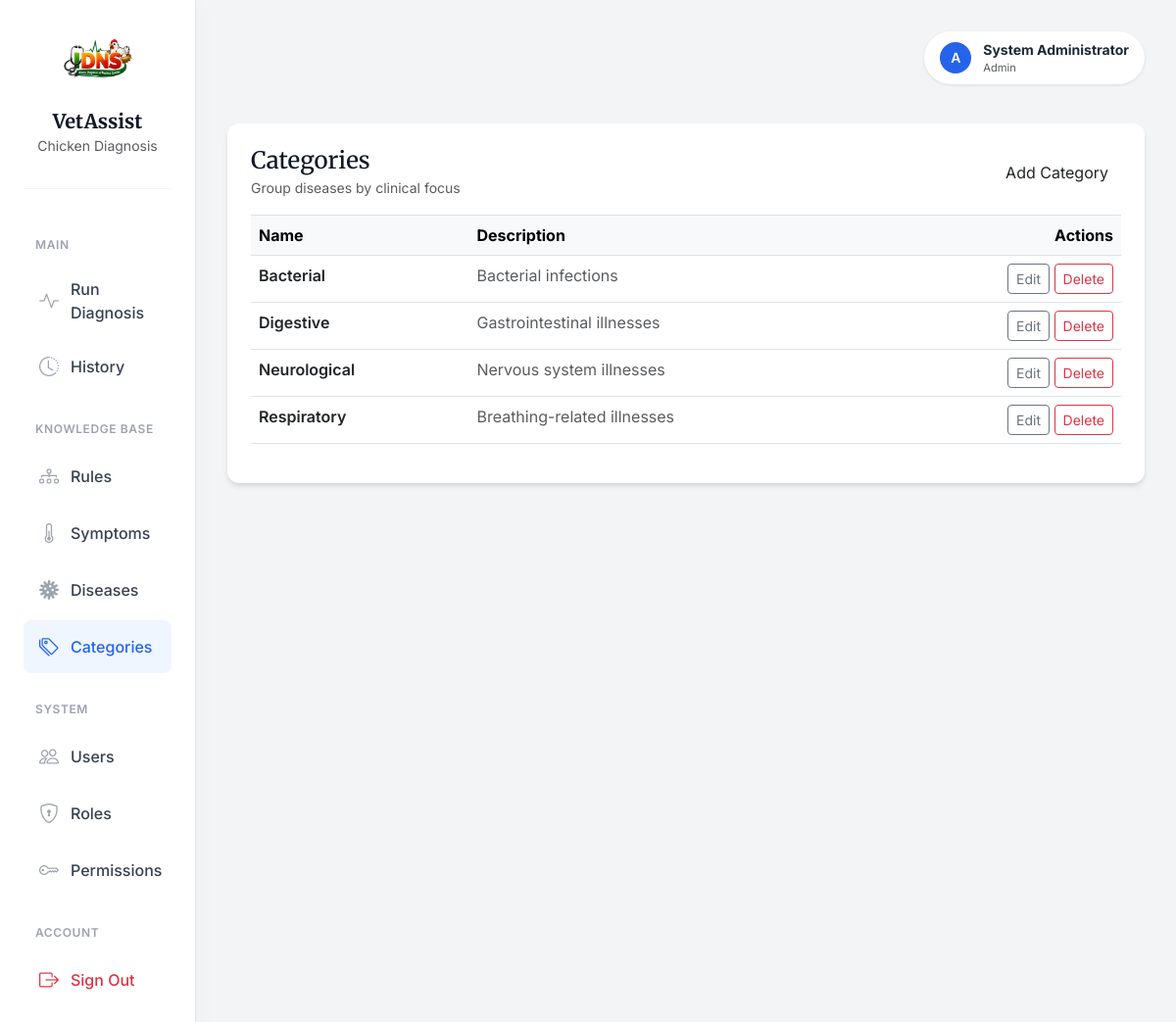
Screenshot of /expert-system/categories (signed in) with the database file from the repository.
### app/models/user.py (models this page shows, shortened)
class UserTable(UserMixin, db.Model):
    __tablename__ = "tbl_users"
    id = db.Column(db.Integer, db.Sequence('seq_users_id'), primary_key=True)
    username = db.Column(db.String(80), unique=True, nullable=False)
    email = db.Column(db.String(120), unique=True, nullable=False)
    full_name = db.Column(db.String(120), nullable=False)
    is_active = db.Column(db.Boolean, default=True, nullable=False)
    password_hash = db.Column(db.String(255), nullable=False)
    created_at = db.Column(db.DateTime, default=datetime.utcnow, nullable=False)
    updated_at = db.Column(db.DateTime, default=datetime.utcnow, onupdate=datetime.utcnow, nullable=False)
    roles = db.relationship("RoleTable", secondary=tbl_user_roles, back_populates="users")
    def has_role(self, role_name: str) -> bool:
        return any(role.name == role_name for role in self.roles)
    def get_permission_codes(self) -> set[str]:
        return {perm.code for role in self.roles for perm in role.permissions}
    def has_permission(self, permission_code: str) -> bool:
        return permission_code in self.get_permission_codes()

### app/models/role.py (models this page shows, shortened)
class RoleTable(db.Model):
    __tablename__= "tbl_roles"
    id = db.Column(db.Integer, db.Sequence('seq_roles_id'), primary_key=True)
    name = db.Column(db.String(80), unique=True, nullable=False)
    description = db.Column(db.String(255))
    created_at = db.Column(db.DateTime, default=datetime.utcnow, nullable=False)
    updated_at = db.Column(db.DateTime, default=datetime.utcnow, onupdate=datetime.utcnow, nullable=False)
    users = db.relationship("UserTable", secondary=tbl_user_roles,back_populates="roles" )
    permissions = db.relationship("PermissionTable", secondary=tbl_role_permissions, back_populates="roles")

### app/models/expert_system.py (models this page shows, shortened)
class Category(db.Model):
    __tablename__ = "tbl_categories"
    id = db.Column(db.Integer, db.Sequence('seq_categories_id'), primary_key=True)
    name = db.Column(db.String(120), unique=True, nullable=False)
    description = db.Column(db.String(255))
    created_at = db.Column(db.DateTime, default=datetime.utcnow, nullable=False)
    diseases = db.relationship("Disease", back_populates="category")

### app/routes/expert_system.py (the view)
@expert_system_bp.route("/categories")
@login_required
@require_permission("manage_categories")
def categories_index():
    categories = CategoryService.get_all()
    return render_template("expert_system/categories/index.html", categories=categories)

### app/services/expert_system_service.py (called while the page is built)
    @staticmethod
    def get_all() -> List[Category]:
        return Category.query.order_by(Category.name.asc()).all()

### app/templates/expert_system/categories/index.html (shortened to what this page needs)
{% extends "layouts/base.html" %}
{% block content %}
<div class="card p-4">
    <div class="d-flex justify-content-between align-items-center mb-3">
        <div>
            <h4 class="mb-0">Categories</h4>
            <small class="text-muted">Group diseases by clinical focus</small>
        </div>
        <a href="{{ url_for('expert_system.categories_create') }}" class="btn btn-brand">Add Category</a>
    </div>
    <div class="table-responsive">
        <table class="table table-hover border-top">
            <thead class="table-light">
                <tr>
                    <th>Name</th>
                    <th>Description</th>
                    <th class="text-end">Actions</th>
                </tr>
            </thead>
            <tbody>
                {% for category in categories %}
                <tr>
                    <td class="fw-semibold">{{ category.name }}</td>
                    <td class="text-muted">{{ category.description }}</td>
                    <td class="text-end">
                        <a href="{{ url_for('expert_system.categories_edit', category_id=category.id) }}" class="btn btn-sm btn-outline-secondary">Edit</a>
                        <a href="{{ url_for('expert_system.categories_delete', category_id=category.id) }}" class="btn btn-sm btn-outline-danger">Delete</a>
                    </td>
                </tr>
                {% endfor %}
            </tbody>
        </table>
    </div>
</div>
{% endblock %}

### app/templates/layouts/base.html (shortened to what this page needs)
<!DOCTYPE html>
<html lang="en">
<head>
    <link href="https://cdn.jsdelivr.net/npm/bootstrap@5.3.0/dist/css/bootstrap.min.css" rel="stylesheet">
    <link rel="stylesheet" href="https://cdn.jsdelivr.net/npm/bootstrap-icons@1.11.3/font/bootstrap-icons.min.css">
</head>
<body>
    <div class="container-fluid">
        <div class="row">
            {% block sidebar %}
            <nav class="col-md-3 col-lg-2 d-md-block sidebar collapse" id="sidebarMenu">
                <div class="brand-section">
                    <img src="{{ url_for('static', filename='images/logo1.png') }}" alt="VetAssist Logo" class="brand-logo">
                    <h5 class="brand-font fw-bold mb-0">VetAssist</h5>
                    <small class="text-muted">Chicken Diagnosis</small>
                </div>
                <div class="position-sticky pt-2">
                    {% if current_user.is_authenticated %}
                        <div class="nav-section-label">Main</div>
                        <ul class="nav flex-column">
                            <li class="nav-item">
                                <a class="nav-link {% if 'expert_system.diagnose' in request.endpoint %}active{% endif %}" href="{{ url_for('expert_system.diagnose') }}">
                                    <i class="bi bi-activity"></i>
                                    Run Diagnosis
                                </a>
                            </li>
                            <li class="nav-item">
                                <a class="nav-link {% if 'expert_system.cases' in request.endpoint %}active{% endif %}" href="{{ url_for('expert_system.cases_index') }}">
                                    <i class="bi bi-clock-history"></i> History
                                </a>
                            </li>
                        </ul>
                        {% if current_user.has_role('Admin') or current_user.has_role('Doctor') %}
                        <div class="nav-section-label">Knowledge Base</div>
                        <ul class="nav flex-column">
                            <li class="nav-item">
                                <a class="nav-link {% if 'expert_system.rules' in request.endpoint %}active{% endif %}" href="{{ url_for('expert_system.rules_index') }}">
                                    <i class="bi bi-diagram-3"></i> Rules
                                </a>
                            </li>
                            <li class="nav-item">
                                <a class="nav-link {% if 'expert_system.symptoms' in request.endpoint %}active{% endif %}" href="{{ url_for('expert_system.symptoms_index') }}">
                                    <i class="bi bi-thermometer-half"></i> Symptoms
                                </a>
                            </li>
                            <li class="nav-item">
                                <a class="nav-link {% if 'expert_system.diseases' in request.endpoint %}active{% endif %}" href="{{ url_for('expert_system.diseases_index') }}">
                                    <i class="bi bi-virus"></i> Diseases
                                </a>
                            </li>
                            <li class="nav-item">
                                <a class="nav-link {% if 'expert_system.categories' in request.endpoint %}active{% endif %}" href="{{ url_for('expert_system.categories_index') }}">
                                    <i class="bi bi-tags"></i> Categories
                                </a>
                            </li>
                        </ul>
                        {% endif %}
                        {% if current_user.has_role('Admin') %}
                        <div class="nav-section-label">System</div>
                        <ul class="nav flex-column">
                            <li class="nav-item">
                                <a class="nav-link {% if 'tbl_users' in request.endpoint %}active{% endif %}" href="{{ url_for('tbl_users.index') }}">
                                    <i class="bi bi-people"></i> Users
                                </a>
                            </li>
                            <li class="nav-item">
                                <a class="nav-link {% if 'tbl_roles' in request.endpoint %}active{% endif %}" href="{{ url_for('tbl_roles.index') }}">
                                    <i class="bi bi-shield-lock"></i> Roles
                                </a>
                            </li>
                            <li class="nav-item">
                                <a class="nav-link {% if 'tbl_permissions' in request.endpoint %}active{% endif %}" href="{{ url_for('tbl_permissions.index') }}">
                                    <i class="bi bi-key"></i> Permissions
                                </a>
                            </li>
                        </ul>
                        {% endif %}
                        <div class="nav-section-label">Account</div>
                        <ul class="nav flex-column mb-4">
                            <li class="nav-item">
                                <a class="nav-link text-danger" href="{{ url_for('auth.logout') }}">
                                    <i class="bi bi-box-arrow-right text-danger"></i> Sign Out
                                </a>
                            </li>
                        </ul>
                    {% endif %}
                </div>
            </nav>
            {% endblock %}
            <main class="{% block main_class %}col-md-9 ms-sm-auto col-lg-10{% endblock %} content-wrapper">
                <div class="page-header">
                    {% if current_user.is_authenticated %}
                    <div class="user-profile">
                        <div class="user-avatar">
                            {{ current_user.username[0] | upper }}
                        </div>
                        <div class="d-none d-sm-block">
                            <div class="fw-bold small">{{ current_user.full_name }}</div>
                            <div class="text-muted" style="font-size: 0.7rem;">{{ current_user.roles[0].name if current_user.roles else 'User' }}</div>
                        </div>
                    </div>
                    {% endif %}
                </div>
                {% block content %}{% endblock %}
            </main>
        </div>
    </div>
</body>
</html>

### app/templates/layouts/base.html (style rules this page uses)
:root { --bg-body: #f3f4f6; --text-main: #1f2937; --text-muted: #6b7280; --primary-color: #2563eb; --primary-hover: #1d4ed8; --sidebar-bg: #ffffff; --sidebar-text: #374151; --sidebar-active-bg: #eff6ff; --sidebar-active-text: #2563eb; --card-shadow: 0 4px 6px -1px rgba(0, 0, 0, 0.1), 0 2px 4px -1px rgba(0, 0, 0, 0.06); --border-radius: 0.75rem; }
body { font-family: 'Inter', sans-serif; background-color: var(--bg-body); color: var(--text-main); -webkit-font-smoothing: antialiased; }
h1, h2, h3, h4, h5, .brand-font { font-family: 'Merriweather', serif; color: #111827; }
.sidebar { background-color: var(--sidebar-bg); border-right: 1px solid #e5e7eb; min-height: 100vh; padding: 1.5rem; box-shadow: 4px 0 24px rgba(0,0,0,0.02); }
.brand-section { padding-bottom: 2rem; margin-bottom: 1rem; border-bottom: 1px solid #f3f4f6; text-align: center; }
.brand-logo { max-width: 100%; height: auto; max-height: 80px; margin-bottom: 0.5rem; }
.nav-section-label { font-size: 0.75rem; font-weight: 600; text-transform: uppercase; letter-spacing: 0.05em; color: #9ca3af; margin-top: 1.5rem; margin-bottom: 0.75rem; padding-left: 0.75rem; }
.nav-link { color: var(--sidebar-text); padding: 0.75rem 1rem; border-radius: 0.5rem; margin-bottom: 0.25rem; font-weight: 500; display: flex; align-items: center; transition: all 0.2s ease; }
.nav-link i { font-size: 1.25rem; margin-right: 0.75rem; color: #9ca3af; transition: color 0.2s; }
.nav-link.active { background-color: var(--sidebar-active-bg); color: var(--sidebar-active-text); }
.nav-link.active i { color: var(--sidebar-active-text); }
.content-wrapper { padding: 2rem; }
.page-header { margin-bottom: 2.5rem; display: flex; justify-content: space-between; align-items: center; }
.user-profile { display: flex; align-items: center; gap: 0.75rem; padding: 0.5rem 1rem; background: white; border-radius: 2rem; box-shadow: 0 1px 3px rgba(0,0,0,0.1); }
.user-avatar { width: 32px; height: 32px; background-color: var(--primary-color); color: white; border-radius: 50%; display: flex; align-items: center; justify-content: center; font-weight: 600; font-size: 0.875rem; }
.card { background: white; border: none; border-radius: var(--border-radius); box-shadow: var(--card-shadow); transition: transform 0.2s ease, box-shadow 0.2s ease; }

### rows the page displays
UserTable: username "A", full_name "System Administrator"
RoleTable: name "Admin"
Category: name "Bacterial", description "Bacterial infections"
Category: name "Digestive", description "Gastrointestinal illnesses"
Category: name "Neurological", description "Nervous system illnesses"
Category: name "Respiratory", description "Breathing-related illnesses"
